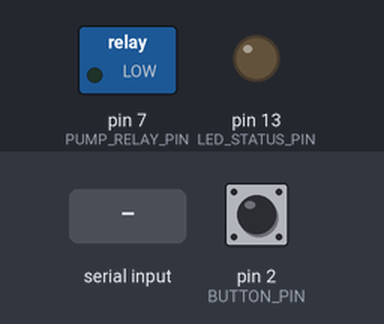
Bench run of a sketch on a simulated Arduino Uno, built with avr-gcc and run on an emulated ATmega328P. On the bench: switched loads named in the sketch (green lamp = pin HIGH), output pins drawn as LEDs (lit = HIGH). Dashed ring = blinking. Inputs (shaded band) come from the test bench; at power-on: pin 2 (BUTTON_PIN) HIGH. What the sketch prints to the serial monitor is not drawn.

Above: at 1.4 s.
1.5 s: "TEST\n" received over Serial
At 2.78 s:
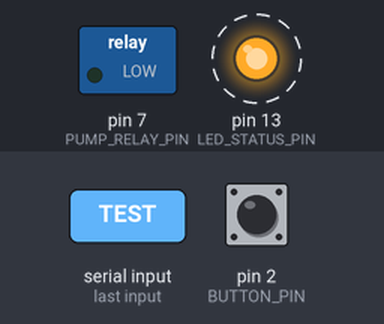
4.5 s: "PUMP_ON\n" received over Serial
At 5.8 s:
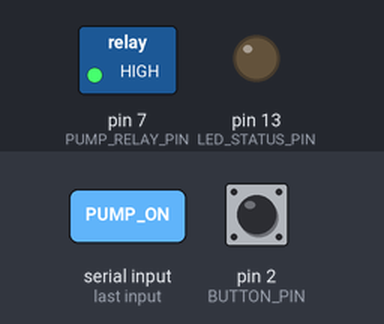
7.5 s: pin 2 (BUTTON_PIN) pulled LOW for 1 s
10.0 s: "PUMP_OFF\n" received over Serial
At 11.5 s:
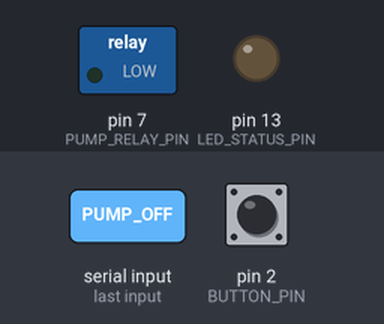
Timing chart, 0 to 12.5 s (numbered marks = the images above; inputs shaded):
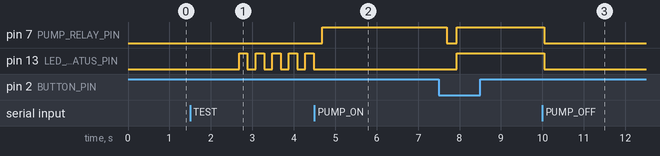

Measured:
- after the input at 1.5 s, pin 13 (LED_STATUS_PIN): alternates HIGH for 0.20 s and LOW for 0.20 s, starting after 1.2 s
- after the input at 10.0 s, pin 7 (PUMP_RELAY_PIN), pin 13 (LED_STATUS_PIN): HIGH → LOW at once

The sketch:

arduino_test_basic.ino
```cpp
/*
 * Prueba Básica - Sistema de Riego Arduino
 *
 * Este sketch es para probar los componentes básicos:
 * - Sensor de humedad del suelo
 * - Relé y bomba de agua
 * - LED de estado
 * - Botón manual
 *
 * Conexiones:
 * - Sensor humedad: A0
 * - Relé bomba: D7
 * - LED estado: D13
 * - Botón manual: D2
 */

// Pines
#define SOIL_MOISTURE_PIN A0    // Sensor de humedad
#define PUMP_RELAY_PIN 7        // Relé para bomba
#define LED_STATUS_PIN 13       // LED de estado
#define BUTTON_PIN 2            // Botón manual

// Variables
int soilMoisture = 0;
bool isWatering = false;
bool buttonPressed = false;

void setup() {
  // Inicializar comunicación serial
  Serial.begin(9600);
  Serial.println("🌱 PRUEBA BÁSICA - Sistema de Riego Arduino");
  Serial.println("============================================");

  // Configurar pines
  pinMode(PUMP_RELAY_PIN, OUTPUT);
  pinMode(LED_STATUS_PIN, OUTPUT);
  pinMode(BUTTON_PIN, INPUT_PULLUP);

  // Estado inicial
  digitalWrite(PUMP_RELAY_PIN, LOW);  // Bomba apagada
  digitalWrite(LED_STATUS_PIN, LOW);  // LED apagado

  Serial.println("✅ Sistema inicializado");
  Serial.println("📋 Comandos disponibles:");
  Serial.println("  - 'READ' - Leer sensor de humedad");
  Serial.println("  - 'PUMP_ON' - Encender bomba");
  Serial.println("  - 'PUMP_OFF' - Apagar bomba");
  Serial.println("  - 'TEST' - Prueba automática");
  Serial.println("  - 'CALIBRATE' - Calibrar sensor");
  Serial.println();
}

void loop() {
  // Leer botón manual
  checkButton();

  // Leer comandos seriales
  if (Serial.available()) {
    String command = Serial.readStringUntil('\n');
    command.trim();
    processCommand(command);
  }

  // Actualizar LED de estado
  digitalWrite(LED_STATUS_PIN, isWatering);

  delay(100);  // Pequeña pausa
}

void checkButton() {
  static bool lastButtonState = HIGH;
  static unsigned long lastDebounceTime = 0;
  unsigned long debounceDelay = 50;

  bool reading = digitalRead(BUTTON_PIN);

  if (reading != lastButtonState) {
    lastDebounceTime = millis();
  }

  if ((millis() - lastDebounceTime) > debounceDelay) {
    if (reading == LOW && lastButtonState == HIGH) {
      // Botón presionado
      Serial.println("🔘 Botón manual presionado");
      if (!isWatering) {
        startWatering();
      } else {
        stopWatering();
      }
    }
  }

  lastButtonState = reading;
}

void processCommand(String command) {
  command.toUpperCase();

  if (command == "READ") {
    readSoilMoisture();
  }
  else if (command == "PUMP_ON") {
    startWatering();
  }
  else if (command == "PUMP_OFF") {
    stopWatering();
  }
  else if (command == "TEST") {
    runTest();
  }
  else if (command == "CALIBRATE") {
    calibrateSensor();
  }
  else if (command == "STATUS") {
    showStatus();
  }
  else {
    Serial.println("❌ Comando no reconocido: " + command);
    Serial.println("📋 Comandos válidos: READ, PUMP_ON, PUMP_OFF, TEST, CALIBRATE, STATUS");
  }
}

void readSoilMoisture() {
  int rawValue = analogRead(SOIL_MOISTURE_PIN);
  soilMoisture = map(rawValue, 1023, 0, 0, 100);  // Invertir valores

  Serial.print("🌱 Humedad del suelo: ");
  Serial.print(soilMoisture);
  Serial.print("% (Raw: ");
  Serial.print(rawValue);
  Serial.println(")");

  // Interpretación básica
  if (soilMoisture < 30) {
    Serial.println("💧 Suelo muy seco - necesita riego");
  } else if (soilMoisture < 60) {
    Serial.println("🌱 Suelo moderadamente seco");
  } else if (soilMoisture < 80) {
    Serial.println("✅ Suelo húmedo - bien");
  } else {
    Serial.println("💦 Suelo muy húmedo - no necesita riego");
  }
}

void startWatering() {
  if (!isWatering) {
    isWatering = true;
    digitalWrite(PUMP_RELAY_PIN, HIGH);
    Serial.println("💧 Riego INICIADO");
  } else {
    Serial.println("⚠️ El riego ya está activo");
  }
}

void stopWatering() {
  if (isWatering) {
    isWatering = false;
    digitalWrite(PUMP_RELAY_PIN, LOW);
    Serial.println("💧 Riego DETENIDO");
  } else {
    Serial.println("⚠️ El riego no está activo");
  }
}

void runTest() {
  Serial.println("🧪 INICIANDO PRUEBA AUTOMÁTICA");
  Serial.println("================================");

  // 1. Leer sensor
  Serial.println("1️⃣ Leyendo sensor de humedad...");
  readSoilMoisture();
  delay(1000);

  // 2. Probar LED
  Serial.println("2️⃣ Probando LED de estado...");
  for (int i = 0; i < 5; i++) {
    digitalWrite(LED_STATUS_PIN, HIGH);
    delay(200);
    digitalWrite(LED_STATUS_PIN, LOW);
    delay(200);
  }
  Serial.println("✅ LED probado");

  // 3. Probar bomba (corto tiempo)
  Serial.println("3️⃣ Probando bomba (3 segundos)...");
  startWatering();
  delay(3000);
  stopWatering();

  // 4. Estado final
  Serial.println("4️⃣ Estado final:");
  showStatus();

  Serial.println("✅ PRUEBA COMPLETADA");
}

void calibrateSensor() {
  Serial.println("🔧 CALIBRACIÓN DEL SENSOR");
  Serial.println("==========================");
  Serial.println("Coloca el sensor en diferentes condiciones:");
  Serial.println();

  Serial.println("1️⃣ Sensor en el aire (seco):");
  Serial.println("   Coloca el sensor en el aire y presiona cualquier tecla...");
  while (!Serial.available()) {
    delay(100);
  }
  Serial.read();  // Limpiar buffer
  int dryValue = analogRead(SOIL_MOISTURE_PIN);
  Serial.print("   Valor en seco: ");
  Serial.println(dryValue);

  Serial.println();
  Serial.println("2️⃣ Sensor en agua (húmedo):");
  Serial.println("   Coloca el sensor en agua y presiona cualquier tecla...");
  while (!Serial.available()) {
    delay(100);
  }
  Serial.read();  // Limpiar buffer
  int wetValue = analogRead(SOIL_MOISTURE_PIN);
  Serial.print("   Valor en húmedo: ");
  Serial.println(wetValue);

  Serial.println();
  Serial.println("📊 RESULTADOS DE CALIBRACIÓN:");
  Serial.print("   Seco (0%): ");
  Serial.println(dryValue);
  Serial.print("   Húmedo (100%): ");
  Serial.println(wetValue);
  Serial.println();
  Serial.println("💡 Para usar estos valores, modifica la función map() en el código:");
  Serial.print("   soilMoisture = map(rawValue, ");
  Serial.print(dryValue);
  Serial.print(", ");
  Serial.print(wetValue);
  Serial.println(", 0, 100);");
}

void showStatus() {
  Serial.println("📊 ESTADO DEL SISTEMA");
  Serial.println("=====================");
  Serial.print("💧 Riego: ");
  Serial.println(isWatering ? "ACTIVO" : "INACTIVO");
  Serial.print("🌱 Humedad: ");
  Serial.print(soilMoisture);
  Serial.println("%");
  Serial.print("🔘 Botón: ");
  Serial.println(digitalRead(BUTTON_PIN) == HIGH ? "NO PRESIONADO" : "PRESIONADO");
  Serial.print("💡 LED: ");
  Serial.println(isWatering ? "ENCENDIDO" : "APAGADO");
  Serial.println();
} 
```
